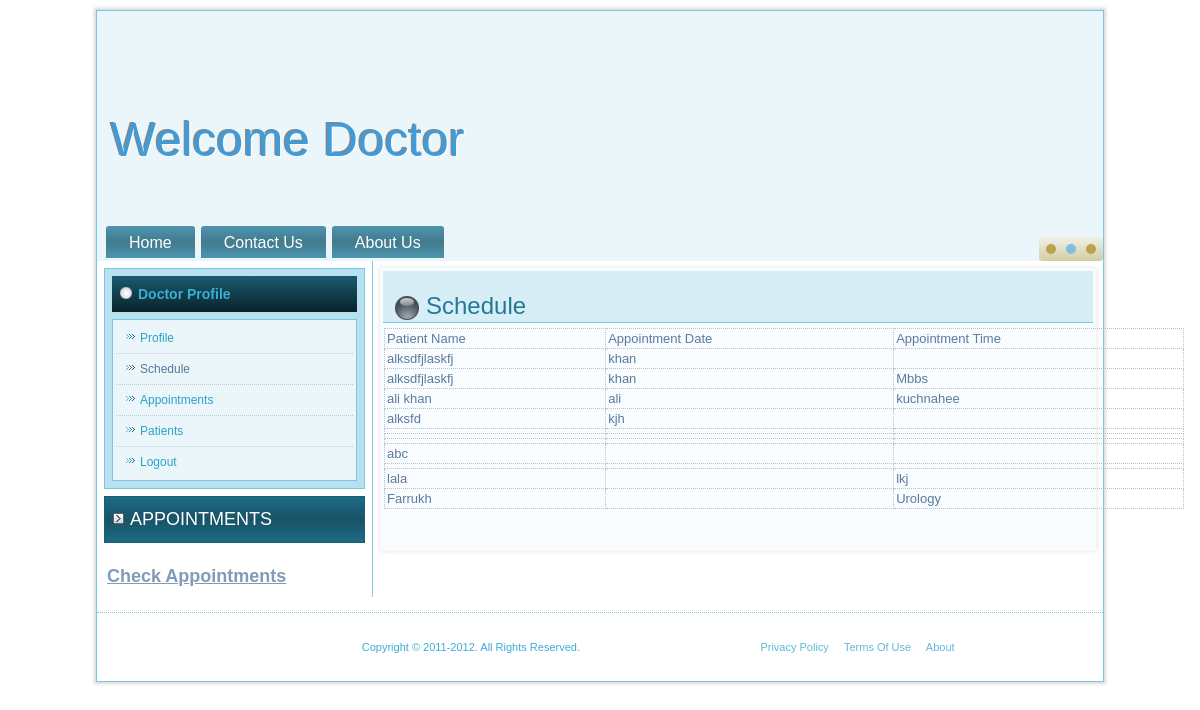
/patientpanel/schedule.php, run on the app's committed database.
### tables this page shows
CREATE TABLE IF NOT EXISTS `doctors` (
  `id` int(8) NOT NULL AUTO_INCREMENT,
  `name` varchar(50) NOT NULL,
  `fathername` varchar(50) NOT NULL,
  `cnic` varchar(20) NOT NULL,
  `cell` int(8) NOT NULL,
  `qualification` varchar(50) NOT NULL,
  `specialization` varchar(50) NOT NULL,
  `practice` varchar(50) NOT NULL,
  `gender` text NOT NULL,
  `username` varchar(50) NOT NULL,
  `password` varchar(50) NOT NULL,
  PRIMARY KEY (`id`)
);

### patientpanel/schedule.php (the view, shortened to what this page needs)
<!DOCTYPE html>
<html dir="ltr" lang="en-US"><head>
    <link rel="stylesheet" href="style.css" media="screen">
    <link rel="stylesheet" href="style.responsive.css" media="all">
</head>
<body>
<div id="art-main">
    <div class="art-sheet clearfix">
<header class="art-header">
<div class="art-slider art-slidecontainerheader" data-width="1918" data-height="250">
    <div class="art-slider-inner">
<div class="art-slide-item art-slideheader1">
</div>
    </div>
</div>
<div class="art-slidenavigator art-slidenavigatorheader" data-left="96.66">
<a href="#" class="art-slidenavigatoritem"></a><a href="#" class="art-slidenavigatoritem"></a><a href="#" class="art-slidenavigatoritem"></a>
</div>
    <div class="art-shapes">
            </div>
<h1 class="art-headline" data-left="3.16%">
    <a href="#">Welcome Doctor</a>
</h1>
<nav class="art-nav">
    <ul class="art-hmenu"><li><a href="home.html">Home</a></li><li><a href="contact-us.php">Contact Us</a></li><li><a href="about-us.php">About Us</a></li></ul>
    </nav>
</header>
<div class="art-layout-wrapper">
                <div class="art-content-layout">
                    <div class="art-content-layout-row">
                        <div class="art-layout-cell art-sidebar1"><div class="art-vmenublock clearfix">
        <div class="art-vmenublockheader">
            <h3 class="t">Doctor Profile</h3>
        </div>
        <div class="art-vmenublockcontent">
<ul class="art-vmenu"><li><a href="profile.php" class="">Profile</a></li><li><a href="schedule.php" class="active">Schedule</a></li><li><a href="appointments.php">Appointments</a></li><li><a href="patients.php">Patients</a></li><li><a href="doctorlogin.php?action=logout">Logout</a></li></ul>
        </div>
</div><div class="art-block clearfix">
        <div class="art-blockheader">
            <h3 class="t">Appointments</h3>
        </div>
        <div class="art-blockcontent"><h2><a href="appointments.html" target="_self" title="Check Patient Appointment Request">Check Appointments</a></h2></div>
</div></div>
                        <div class="art-layout-cell art-content"><article class="art-post art-article">
                                <div class="art-postmetadataheader">
                                        <h2 class="art-postheader"><span class="art-postheadericon">Schedule</span></h2>
                                    </div>
                <div class="art-postcontent art-postcontent-0 clearfix">
                  <table width="800" border="1">
                    <tr>
                      <td>Patient Name</td>
                      <td>Appointment Date</td>
                      <td>Appointment Time</td>
                    </tr>
                    <?php
                    $sel2=mysql_query("select * from doctors");
					while($ssw=mysql_fetch_array($sel2))
					{
					?>
                    <tr>
                      <td><a href="get-an-appointment.php?id=<?php echo $ssw['id'];?>"><?php echo $ssw['name'];?></a></td>
                      <td><?php echo $ssw['fathername'];?></td>
                      <td><?php echo $ssw['specialization'];?></td>
                    </tr>
                    <?php
					}
					?>
                  </table>
                  <p><br></p></div>
</article></div>
                    </div>
                </div>
            </div><footer class="art-footer">
<div class="art-content-layout">
    <div class="art-content-layout-row">
    <div class="art-layout-cell layout-item-0" style="width: 50%">
        <p style="text-align: right;">Copyright © 2011-2012. All Rights Reserved.</p>
    </div><div class="art-layout-cell layout-item-0" style="width: 50%">
        <p><a href="#">Privacy Policy</a>&nbsp;&nbsp;&nbsp;&nbsp; <a href="#">Terms Of Use</a>&nbsp;&nbsp;&nbsp;&nbsp; <a href="#">About</a></p>
    </div>
    </div>
</div>
</footer>
    </div>
</div>
</body></html>

### data on the page
doctors: name "alksdfjlaskfj", fathername "khan"
doctors: name "alksdfjlaskfj", fathername "khan", specialization "Mbbs"
doctors: name "ali khan", fathername "ali", specialization "kuchnahee"
doctors: name "alksfd", fathername "kjh"
doctors: name "abc"
doctors: name "lala", specialization "lkj"
doctors: name "Farrukh", specialization "Urology"
